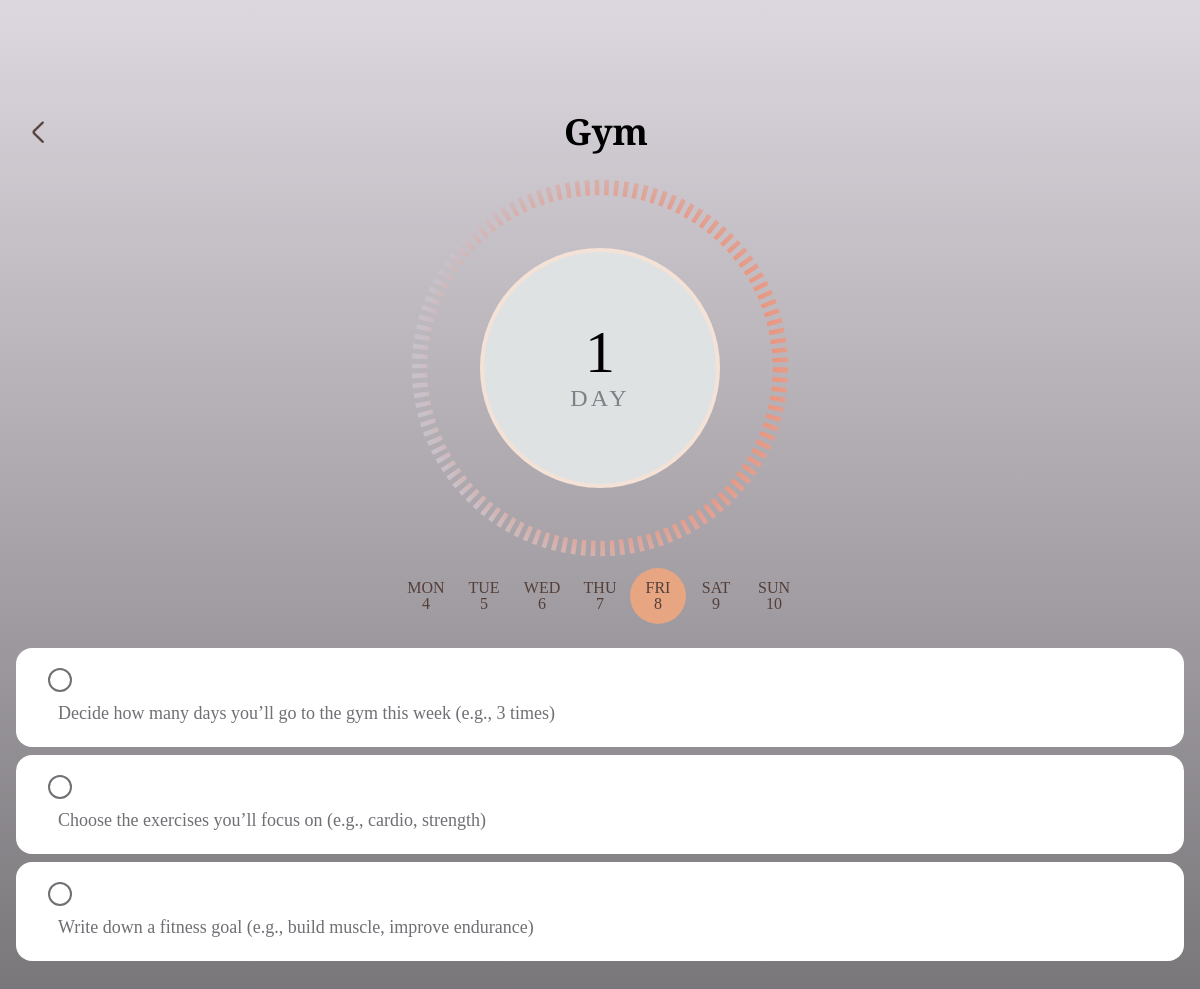
The page /habit/28/ (signed in) on the database its author committed.
### habits/models.py (models this page shows, shortened)
class Habit(models.Model):
    habit_id = models.AutoField(primary_key=True)
    language_code = models.ForeignKey(Language, on_delete=models.RESTRICT)
    habit_name = models.CharField(max_length=100)
    habit_type = models.CharField(max_length=4, choices=[('good', 'Good'), ('bad', 'Bad')])
    description = models.TextField(blank=True)
    gradient_color_start = models.CharField(max_length=7, blank=True, help_text="Hex code for the gradient start color")
    gradient_color_end = models.CharField(max_length=7, blank=True, help_text="Hex code for the gradient end color")
    created_at = models.DateTimeField(auto_now_add=True)
    class Meta:
        unique_together = ('habit_id', 'language_code')

class UserProgress(models.Model):
    user = models.ForeignKey(User, on_delete=models.CASCADE)
    habit = models.ForeignKey(Habit, on_delete=models.CASCADE)
    current_day = models.IntegerField(default=1)
    completed_tasks_today = models.IntegerField(default=0)
    last_updated = models.DateTimeField(auto_now=True)
    class Meta:
        unique_together = ('user', 'habit')

class HabStep(models.Model):
    habit = models.ForeignKey(Habit, on_delete=models.CASCADE)
    step = models.ForeignKey(Step, on_delete=models.CASCADE)
    step_order = models.IntegerField()
    created_at = models.DateTimeField(auto_now_add=True)
    class Meta:
        unique_together = ('habit', 'step', 'step_order')

class Step(models.Model):
    step_id = models.AutoField(primary_key=True)
    language_code = models.ForeignKey(Language, on_delete=models.RESTRICT)
    description = models.TextField()
    created_at = models.DateTimeField(auto_now_add=True)
    class Meta:
        unique_together = ('step_id', 'language_code')

### habits/views.py (the view, shortened to what this page needs)
# urls.py: path('habit/<int:id>/', views.habit, name='habit'),
def habit(request, id):
    user_id = request.session.get('user_id')
    if not user_id:
        return redirect('login')
    user = get_object_or_404(User, user_id=user_id)
    habit = get_object_or_404(Habit, habit_id=id)
    user_progress = UserProgress.objects.filter(user=user, habit=habit).first()
    steps_for_today = HabStep.objects.filter(habit=habit, step_order=user_progress.current_day)
    current_time = timezone.now()
    print(current_time.hour+2)
    if current_time.hour+2 == 24 and current_time.minute == 25:
        user_progress.check_all_tasks_completed()
    steps_for_today = HabStep.objects.filter(habit=habit, step_order=user_progress.current_day)
    today = timezone.now()
    start = today - timedelta(days=today.weekday())
    days_week = [(start + timedelta(days=i), ["Mon", "Tue", "Wed", "Thu", "Fri", "Sat", "Sun"][i]) for i in range(7)]
    return render(request, "smoking.html", {
        "habit": habit,
        "days_week": days_week,
        "today": today,
        "user_progress": user_progress,
        "steps_for_today": steps_for_today
    })

### habits/templates/smoking.html (shortened to what this page needs)
{% extends "base.html" %}
{% block style %}
{% load static %}
{% endblock style %}
{% block content %}
<div class="screen bg-gradient-to-b from-[#DDD8DF] to-[#787579] h-full py-12">
    <div class="container-inside flex flex-col items-between justify-between pt-16 mx-8">
        <div class="header flex items-center justify-between">
            <div class="back-image text-4xl">
                <a href="{% url 'habits' %}">
                    <img class="w-3" src="{% static '/images/back.png' %}" alt="back-button" />
                </a>
            </div>
            <div class="title text-4xl text-center font-semibold">{{ habit.habit_name }}</div>
        </div>
        <div class="middle flex flex-col items-center justify-center mt-24 relative">
            <div class="circle color-white w-60 h-60 bg-[#DFE2E3] flex items-center justify-center rounded-full border-solid border-4 border-[#F3E2D5] relative">
                <div class="cont flex flex-col items-center justify-center">
                    <div class="top text-6xl" style="font-family: Jost">{{ user_progress.current_day }}</div>
                    <div class="bottom text-2xl text-[#7F8187] tracking-[0.2rem]" style="font-family: Jost">
                        DAY
                    </div>
                </div>
            </div>
        </div>
    </div>
    <div class="days flex items-center justify-center gap-0.5 mt-20">
        {% for day, day_name in days_week %}
            <div class="day flex flex-col items-center justify-center {% if day == today %}bg-[#E7A581]{% else %}bg-transparent{% endif %} text-[#533F39] rounded-full w-14 h-14 gap-0">
                <div class="day-name uppercase">{{ day_name }}</div>
                <div class="day-number mt-[-8px]">{{ day.day }}</div>
            </div>
        {% endfor %}
    </div>
    <div class="tasks mt-6 gap-2 flex flex-col items-center justify-center mx-4">
        {% for hab_step in steps_for_today %}
        <div class="task bg-white rounded-2xl flex justify-between px-8 py-5 items-center w-full text-[#716e74] text-[18px]" style="font-family: Jost">
            <form method="POST" action="">
                <input type="checkbox" name="step_{{ hab_step.id }}" id="task-checkbox{{ forloop.counter }}" class="custom-checkbox"
                     />
                <label for="task-checkbox{{ forloop.counter }}" class="custom-label cursor-pointer">{{ hab_step.step.description }}</label>
            </form>
        </div>
        {% empty %}
        <div class="task bg-white rounded-2xl flex justify-between px-8 py-5 items-center w-full text-[#716e74] text-[18px]" style="font-family: Jost">
            <span>No tasks available for today.</span>
        </div>
        {% endfor %}
    </div>
</div>
{% endblock content %}

### habits/templates/base.html (style rules this page uses)
body { font-family: "Crimson Text", serif; }

### habits/templates/smoking.html (style rules this page uses)
body { font-family: "Crimson Text", serif; }
.custom-checkbox { appearance: none; width: 24px; height: 24px; border-radius: 50%; border: 2px solid #716e74; outline: none; cursor: pointer; position: relative; transition: background-color 0.5s, border-color 0.3s; }
.custom-label { display: flex; align-items: center; margin-left: 10px; }

### rows shown on the page
Habit: habit_name "Gym"
UserProgress: current_day "1"
HabStep: step.description "Decide how many days you’ll go to the gym this week (e.g., 3 times)"
HabStep: step.description "Choose the exercises you’ll focus on (e.g., cardio, strength)"
HabStep: step.description "Write down a fitness goal (e.g., build muscle, improve endurance)"

### other values the page prints
{{ day_name }} "MON" "TUE" "WED" "THU" "FRI" "SAT" "SUN"
{{ day.day }} "4" "5" "6" "7" "8" "9" "10"
